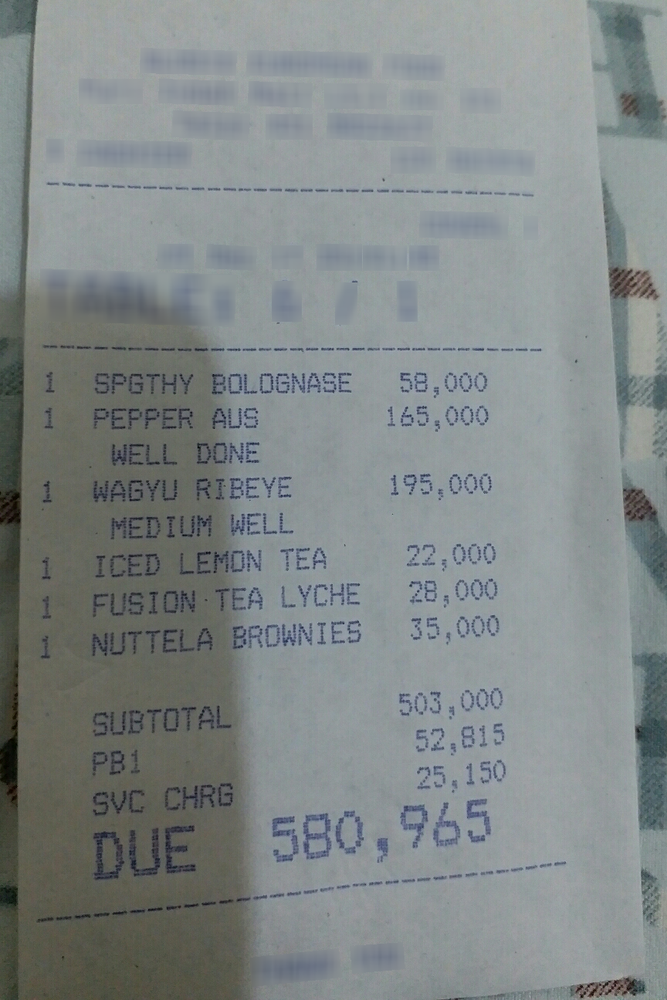
#> input picture dataset/training_data/images/cord_train_00001.png, 667 x 1000 px, shrunk from 864 x 1296 before the run; its folder holds only this picture in this run
$ python baseline.py
#> lines starting #> are read from the running program, lines starting #| are printed output that depends on the picture
import cv2
import pytesseract
from PIL import Image
import time
import os
import glob

def process_single_image(image_path):
    """단일 이미지를 읽어 OCR을 수행하는 함수"""
    try:
        # Stage 1: Pre-processing
        preprocess_start = time.time()

        img = cv2.imread(image_path)
#> img is the input picture: shape (1000, 667, 3); mean B, G, R 135.9, 135.9, 129.3
        if img is None:
            # 이미지를 못 읽었을 때도 딕셔너리 구조 반환
            return {"text": "", "times": {"preprocess": 0, "ocr": 0, "postprocess": 0}}

        gray = cv2.cvtColor(img, cv2.COLOR_BGR2GRAY)

        # 적응형 임계값 처리
        binary_img = cv2.adaptiveThreshold(
            gray, 255, cv2.ADAPTIVE_THRESH_GAUSSIAN_C,
            cv2.THRESH_BINARY, 11, 2
        )
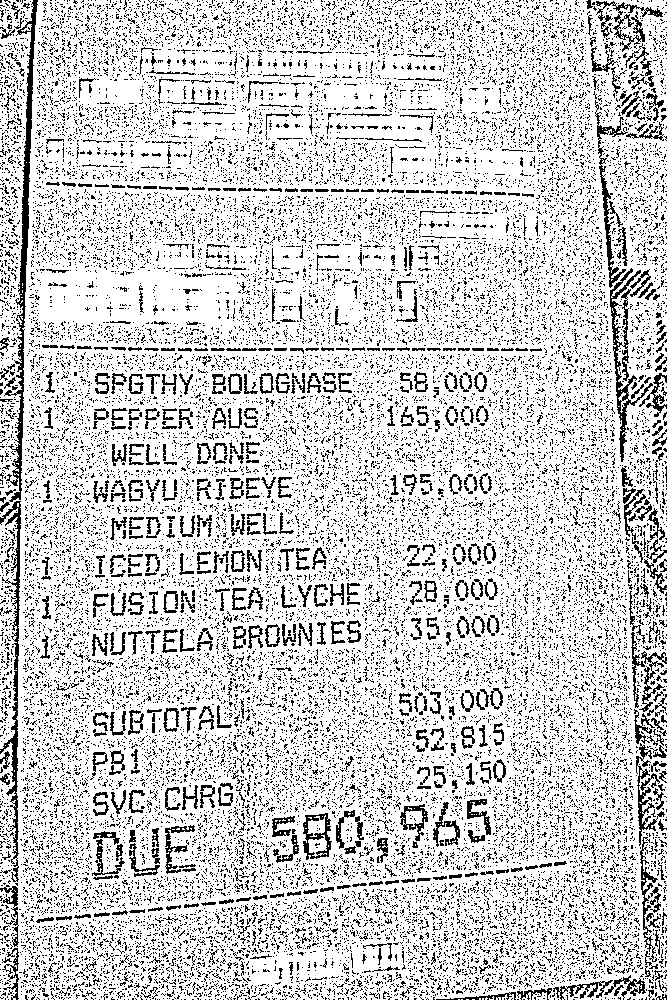
#> binary_img: shape (1000, 667); 81.2% white; black in thin lines or dots
        preprocess_time = time.time() - preprocess_start

        # Stage 2: OCR
        ocr_start = time.time()
        pil_img = Image.fromarray(binary_img)
        config = "--psm 6 --oem 1"
        text = pytesseract.image_to_string(pil_img, lang='eng', config=config)
        ocr_time = time.time() - ocr_start

        # Stage 3: Post-processing
        postprocess_start = time.time()
        text = text.strip()
        postprocess_time = time.time() - postprocess_start

        return {
            "text": text,
            "times": {
                "preprocess": preprocess_time,
                "ocr": ocr_time,
                "postprocess": postprocess_time
            }
        }

    except Exception as e:
        print(f"Skip error file: {image_path}")
        # [수정] 예외 발생 시에도 딕셔너리 구조를 반환하여 메인 루프 에러 방지
        return {"text": "", "times": {"preprocess": 0, "ocr": 0, "postprocess": 0}}

# --- 순차 처리 메인 루프 ---

if __name__ == "__main__":
    # 경로 설정 (다운로드 받은 폴더 경로 확인 필요)
    # 현재 파일 위치 기준 dataset/training_data/images 폴더를 탐색
    project_root = os.path.dirname(os.path.abspath(__file__))
    # 만약 이미지를 ./images에 두셨다면 아래 경로를 "./images"로 바꾸세요.
    images_dir = os.path.join(project_root, "dataset", "training_data", "images")

    image_paths = sorted(glob.glob(os.path.join(images_dir, "*.png")) + glob.glob(os.path.join(images_dir, "*.jpg")))

    if not image_paths:
        print(f"오류: 이미지를 찾을 수 없습니다. 경로를 확인해주세요: {images_dir}")
        # 테스트를 위해 빈 리스트가 아닐 때만 실행
    else:
        print(f"순차 처리(Baseline) 시작... 대상 이미지: {len(image_paths)}장")
        start_time = time.time()

        total_times = {"preprocess": 0, "ocr": 0, "postprocess": 0}
        results = []

        # 진행 상황을 보기 위해 enumerate 사용
        for i, path in enumerate(image_paths):
            result = process_single_image(path)

            # 결과가 유효한 경우에만 집계 (빈 텍스트도 처리는 된 것이므로 포함)
            results.append(result["text"])

            # 각 단계별 시간 누적
            for stage, time_taken in result["times"].items():
                total_times[stage] += time_taken

            # 100장마다 로그 출력 (진행상황 파악용)
            if (i + 1) % 100 == 0:
                print(f"... {i + 1}장 처리 완료 ({time.time() - start_time:.2f}초 경과)")

        end_time = time.time()
        total_time = end_time - start_time

        print(f"\n[완료] 순차 처리(Baseline) 끝.")
        print(f"총 처리 이미지: {len(results)}장")
        print(f"총 소요 시간: {total_time:.2f} 초")

        if total_time > 0:
            print("\n[단계별 소요 시간 분석]")
            print(f"- 전처리 단계: {total_times['preprocess']:.2f}초 ({(total_times['preprocess']/total_time*100):.1f}%)")
            print(f"- OCR 단계   : {total_times['ocr']:.2f}초 ({(total_times['ocr']/total_time*100):.1f}%)")
            print(f"- 후처리 단계: {total_times['postprocess']:.2f}초 ({(total_times['postprocess']/total_time*100):.1f}%)")
            print("\n-> 예상대로 OCR 단계가 병목인지 확인해보세요.")

$ run again, on dataset/training_data/images/cord_train_00069.png
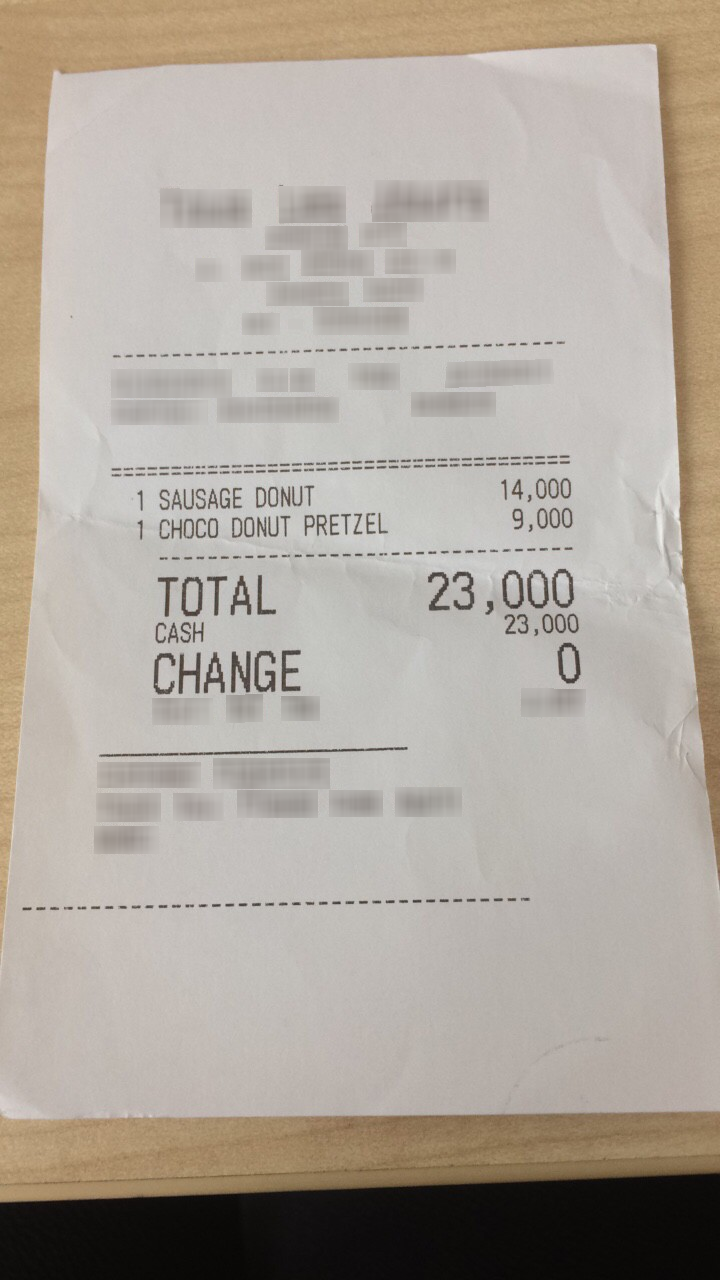
#> input picture dataset/training_data/images/cord_train_00069.png, 720 x 1280 px
#> in process_single_image, img is the input picture: shape (1280, 720, 3); mean B, G, R 157, 166.5, 174.7
#> in process_single_image, `gray = cv2.cvtColor(img, cv2.COLOR_BGR2GRAY)`:
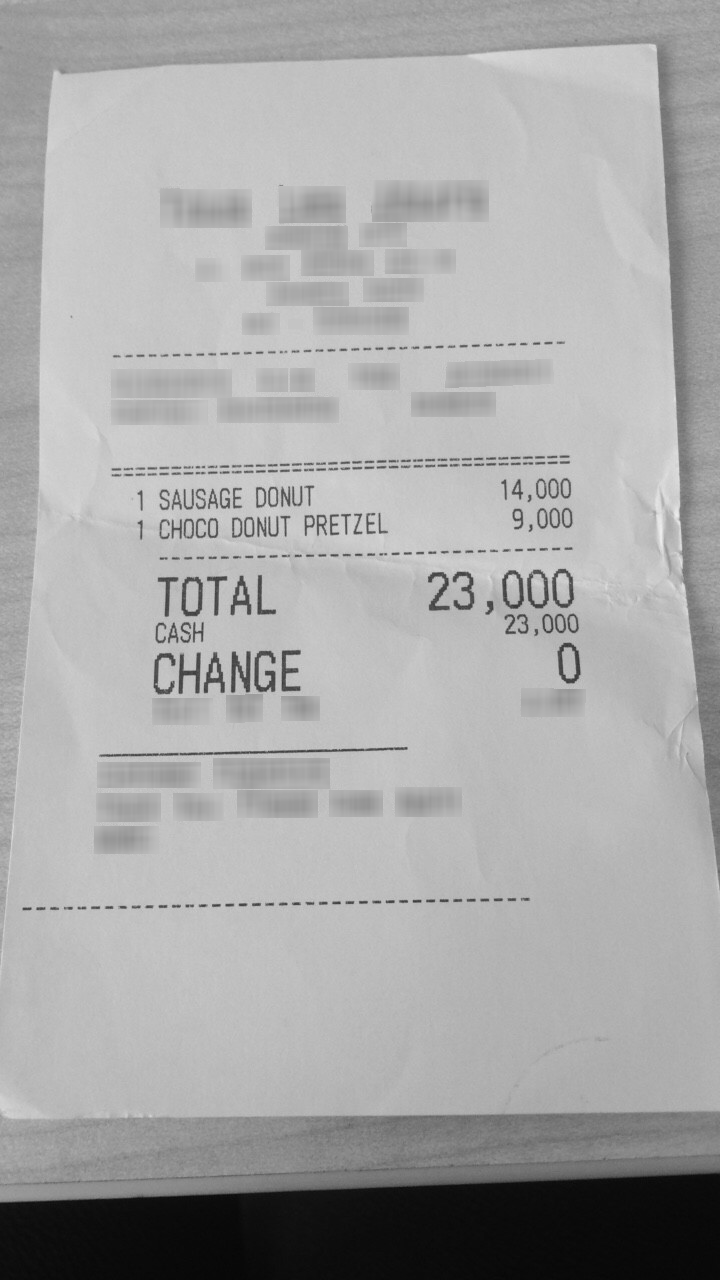
#> gray: shape (1280, 720); min 6, max 236, mean 167.9
#> in process_single_image, `binary_img = cv2.adaptiveThreshold( gray, 255, cv2.ADAPTIVE_THRESH_GAU..`:
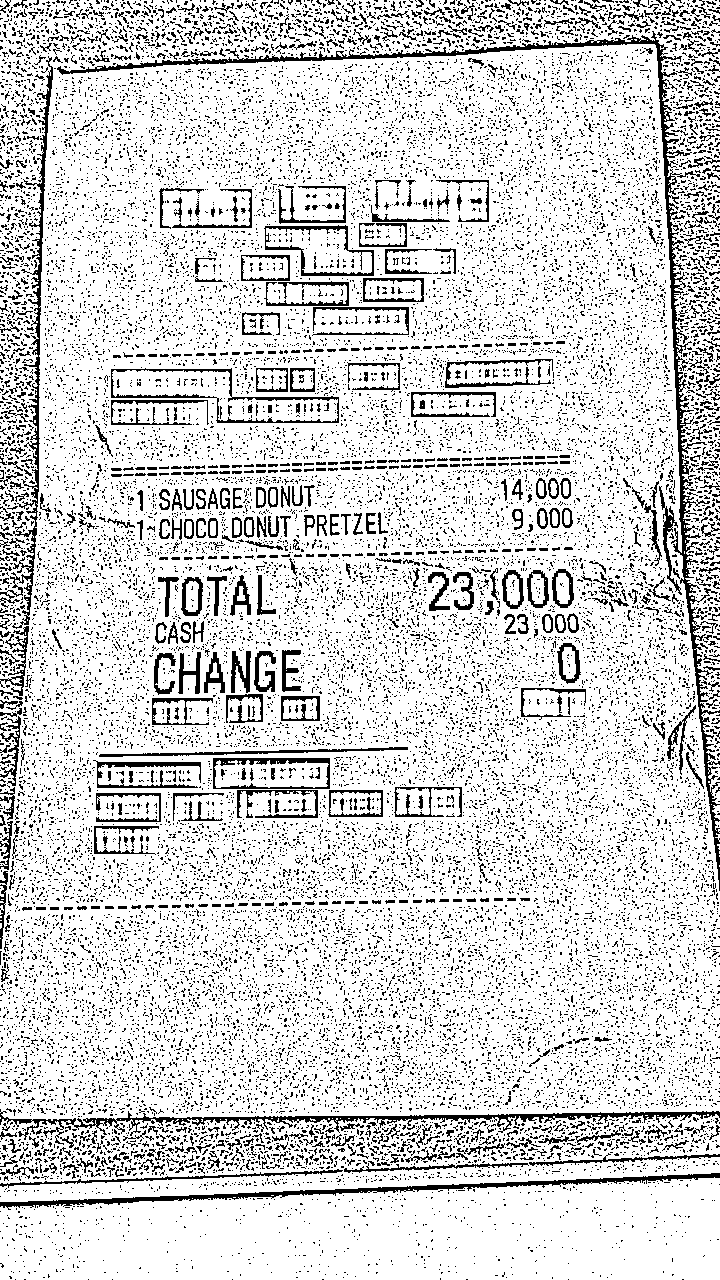
#> binary_img: shape (1280, 720); 83.7% white; black in thin lines or dots

$ run again, on dataset/training_data/images/cord_train_00074.png
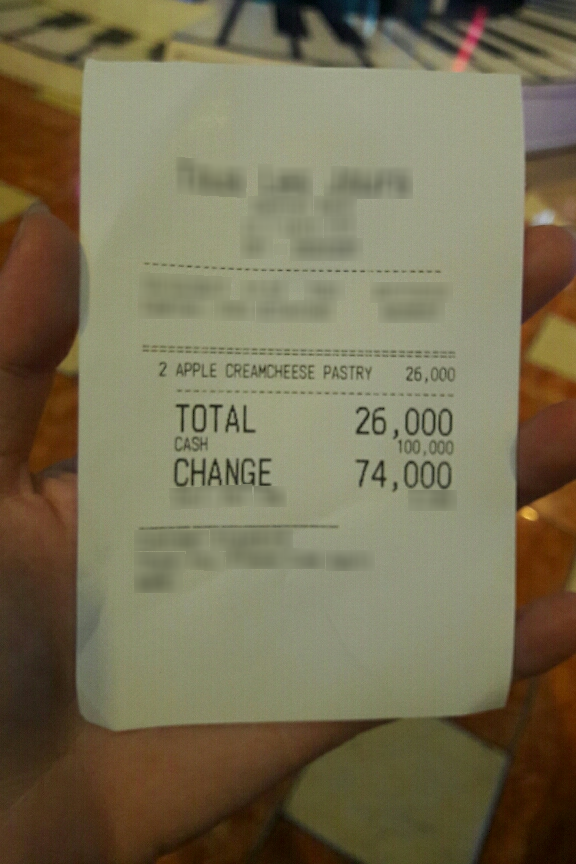
#> input picture dataset/training_data/images/cord_train_00074.png, 576 x 864 px
#> in process_single_image, img is the input picture: shape (864, 576, 3); mean B, G, R 84.5, 111.9, 119.7
#> in process_single_image, `gray = cv2.cvtColor(img, cv2.COLOR_BGR2GRAY)`:
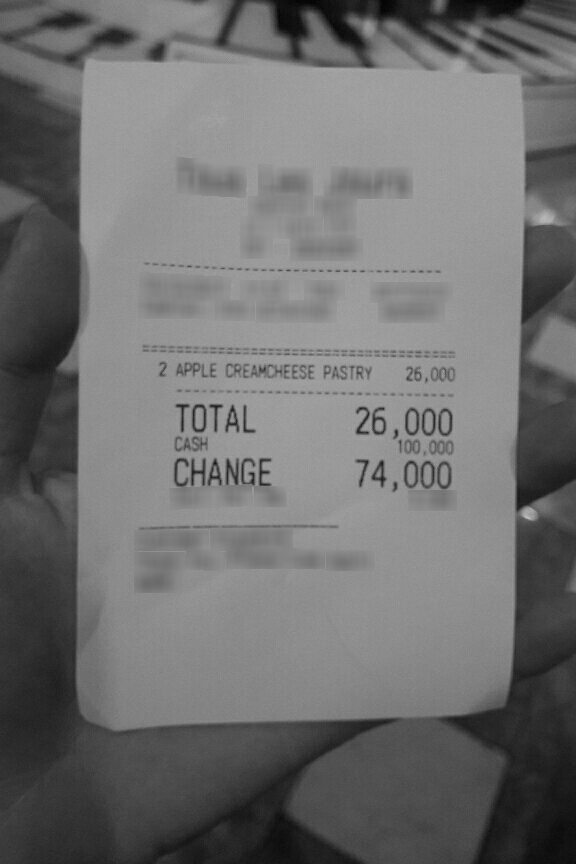
#> gray: shape (864, 576); min 1, max 196, mean 111.1
#> in process_single_image, `binary_img = cv2.adaptiveThreshold( gray, 255, cv2.ADAPTIVE_THRESH_GAU..`:
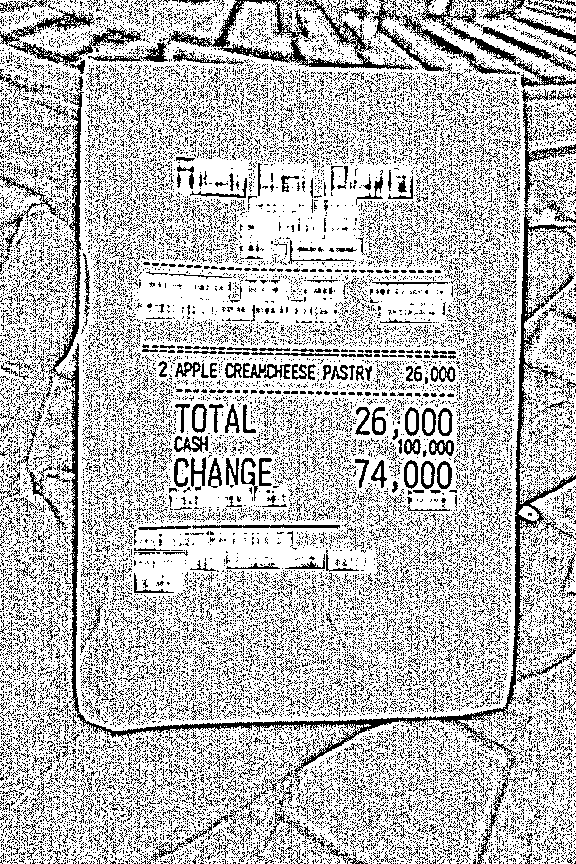
#> binary_img: shape (864, 576); 74.4% white; black in thin lines or dots

$ run again, on dataset/training_data/images/cord_train_00087.png
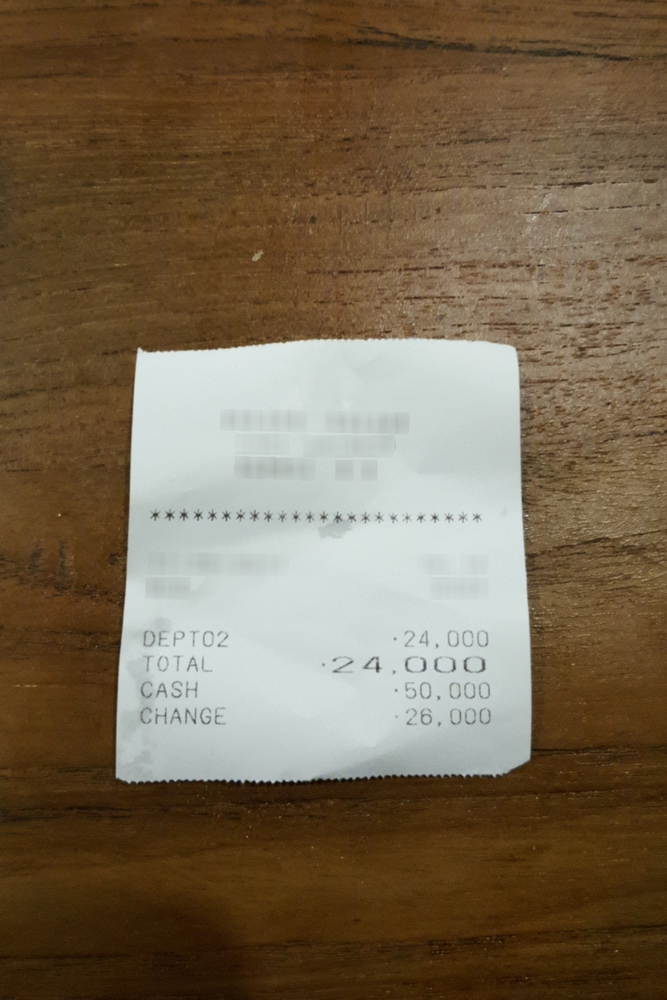
#> input picture dataset/training_data/images/cord_train_00087.png, 667 x 1000 px, shrunk from 864 x 1296 before the run
#> in process_single_image, img is the input picture: shape (1000, 667, 3); mean B, G, R 80.6, 103.5, 120.3
#> in process_single_image, `gray = cv2.cvtColor(img, cv2.COLOR_BGR2GRAY)`:
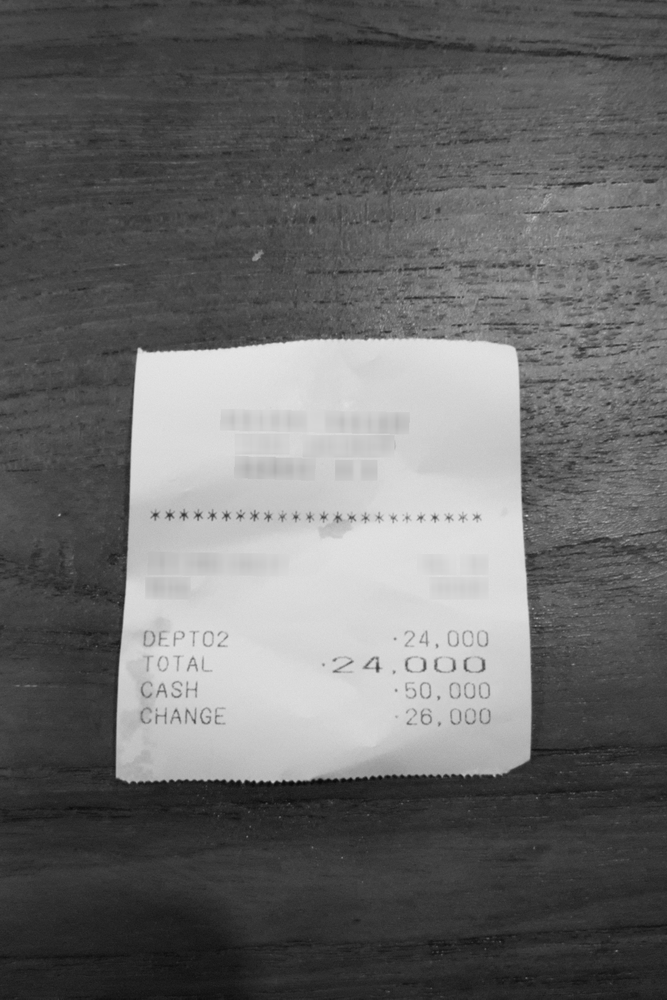
#> gray: shape (1000, 667); min 9, max 230, mean 105.9
#> in process_single_image, `binary_img = cv2.adaptiveThreshold( gray, 255, cv2.ADAPTIVE_THRESH_GAU..`:
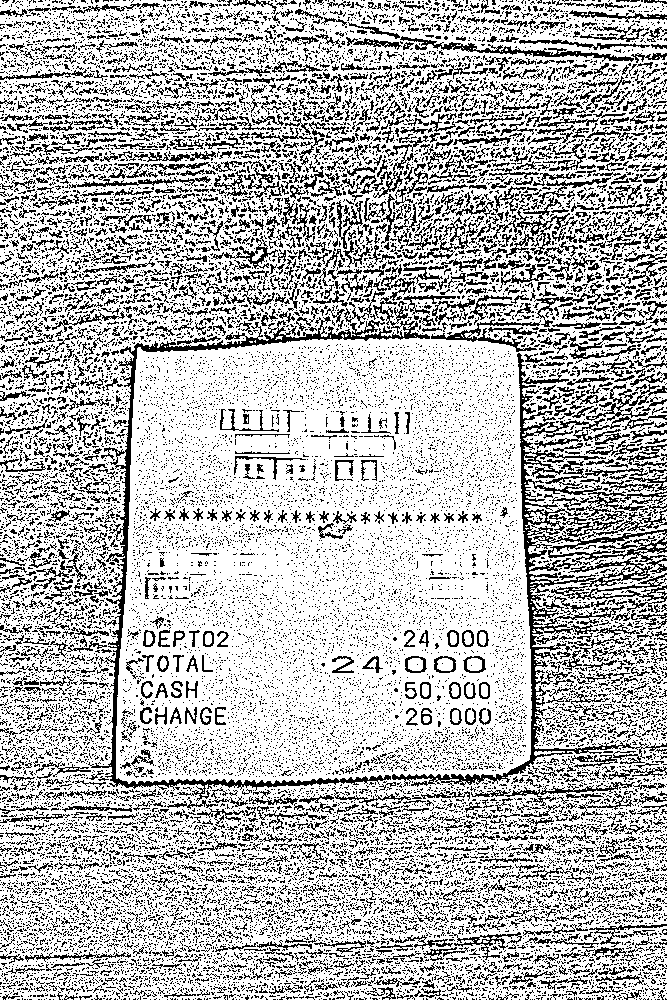
#> binary_img: shape (1000, 667); 72.7% white; black in thin lines or dots
